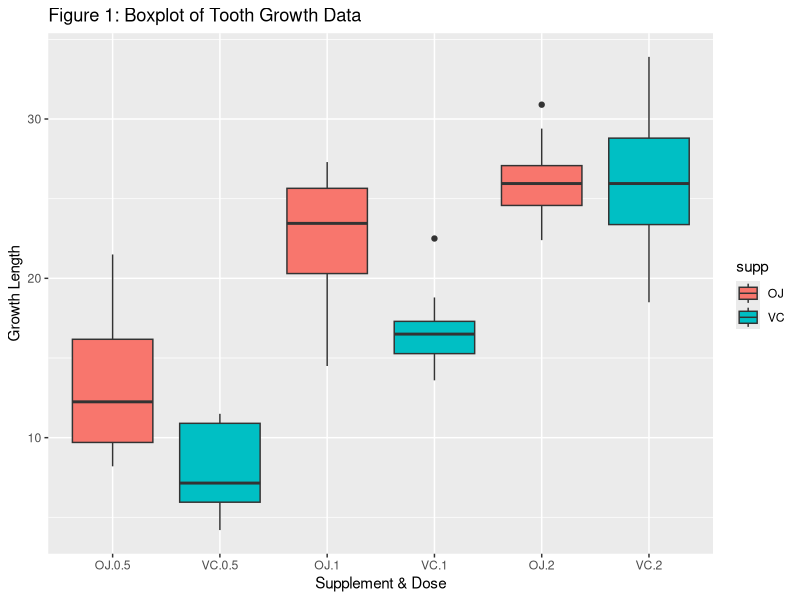

Recreate this plot in R.
## ---- chunk 1
# Here the necessary libraries are preloaded. Later in the code, they will be loaded again so 
# readers can see where libraries are used. However by preloading here using suppresMessages() 
# funciton  and setting echo=FALSE,The messages generated by the libraries will not appear 
# in the final markdown file
suppressMessages(library(ggplot2))
suppressMessages(library(datasets))
suppressMessages(library(dplyr))
## ---- chunk 2
# load in the data
library(datasets)
data(ToothGrowth)
## ---- chunk 3
str(ToothGrowth)
summary(ToothGrowth)
## ---- chunk 4
head(ToothGrowth, 5)
## ---- chunk 5
library(ggplot2)
plot <- ggplot(ToothGrowth, aes(x=interaction(supp, dose), y=len)) 
plot <- plot + geom_boxplot(aes(fill = supp))
plot <- plot + ggtitle("Figure 1: Boxplot of Tooth Growth Data")
plot <- plot + ylab("Growth Length") + xlab("Supplement & Dose")
plot
## ---- chunk 6
library(dplyr)
oj.2mg <- filter(ToothGrowth, supp == "OJ", dose == 2)
mean.oj <- mean(oj.2mg$len)
sd.oj <- sd(oj.2mg$len)
vc.2mg <- filter(ToothGrowth, supp == "VC", dose == 2)
mean.vc <- mean(vc.2mg$len)
sd.vc <- sd(vc.2mg$len)
## ---- chunk 7
supp.test <- t.test(len ~ supp, data = ToothGrowth)  # Do T test.
supp.test
## ---- chunk 8
ToothGrowth.0.5mg <- filter(ToothGrowth, dose == 0.5)
supp.test <- t.test(len ~ supp, data = ToothGrowth.0.5mg)  # Do T test.
supp.test
## ---- chunk 9
ToothGrowth.1mg <- filter(ToothGrowth, dose == 1)
supp.test <- t.test(len ~ supp, data = ToothGrowth.1mg)  # Do T test.
supp.test
## ---- chunk 10
ToothGrowth.2mg <- filter(ToothGrowth, dose == 2)
supp.test <- t.test(len ~ supp, data = ToothGrowth.2mg)  # Do T test.
supp.test
## ---- chunk 11
# Test dose of 0.5mg versus 1mg
doses <- filter(ToothGrowth, dose %in% c(0.5, 1.0))
dose.test <- t.test(len ~ dose, data = doses)
dose.test
## ---- chunk 12
# Test dose of 0.5mg versus 2mg
doses <- filter(ToothGrowth, dose %in% c(0.5, 2.0))
dose.test <- t.test(len ~ dose, data = doses)
dose.test
## ---- chunk 13
# Test dose of 1mg versus 2mg
doses <- filter(ToothGrowth, dose %in% c(1.0, 2.0))
dose.test <- t.test(len ~ dose, data = doses)
dose.test
## ---- chunk 14
library(ggplot2)
plot <- ggplot(ToothGrowth, aes(x=interaction(supp, dose), y=len)) 
plot <- plot + geom_boxplot(aes(fill = supp)) 
plot <- plot + ggtitle("Figure 1: Boxplot of Tooth Growth Data")
plot <- plot + ylab("Growth Length") + xlab("Supplement & Dose")
## ---- chunk 15
library(dplyr)
oj.2mg <- filter(ToothGrowth, supp == "OJ", dose == 2)
mean.oj <- mean(oj.2mg$len)
sd.oj <- sd(oj.2mg$len)
vc.2mg <- filter(ToothGrowth, supp == "VC", dose == 2)
mean.vc <- mean(vc.2mg$len)
sd.vc <- sd(vc.2mg$len)
## ---- chunk 16
supp.test <- t.test(len ~ supp, data = ToothGrowth)  # Do T test.
supp.test
## ---- chunk 17
ToothGrowth.0.5mg <- filter(ToothGrowth, dose == 0.5)
supp.test <- t.test(len ~ supp, data = ToothGrowth.0.5mg)  # Do T test.
## ---- chunk 18
ToothGrowth.0.5mg <- filter(ToothGrowth, dose == 0.5)
supp.test <- t.test(len ~ supp, data = ToothGrowth.0.5mg)  # Do T test.
supp.test
## ---- chunk 19
ToothGrowth.1mg <- filter(ToothGrowth, dose == 1)
supp.test <- t.test(len ~ supp, data = ToothGrowth.1mg)  # Do T test.
supp.test
## ---- chunk 20
ToothGrowth.2mg <- filter(ToothGrowth, dose == 2)
supp.test <- t.test(len ~ supp, data = ToothGrowth.2mg)  # Do T test.
supp.test
## ---- chunk 21
doses <- filter(ToothGrowth, dose %in% c(0.5, 1.0))
dose.test <- t.test(len ~ dose, data = doses)
## ---- chunk 22
doses <- filter(ToothGrowth, dose %in% c(0.5, 1.0))
dose.test <- t.test(len ~ dose, data = doses)
dose.test
## ---- chunk 23
doses <- filter(ToothGrowth, dose %in% c(0.5, 2.0))
dose.test <- t.test(len ~ dose, data = doses)
dose.test
## ---- chunk 24
doses <- filter(ToothGrowth, dose %in% c(1.0, 2.0))
dose.test <- t.test(len ~ dose, data = doses)
dose.test
